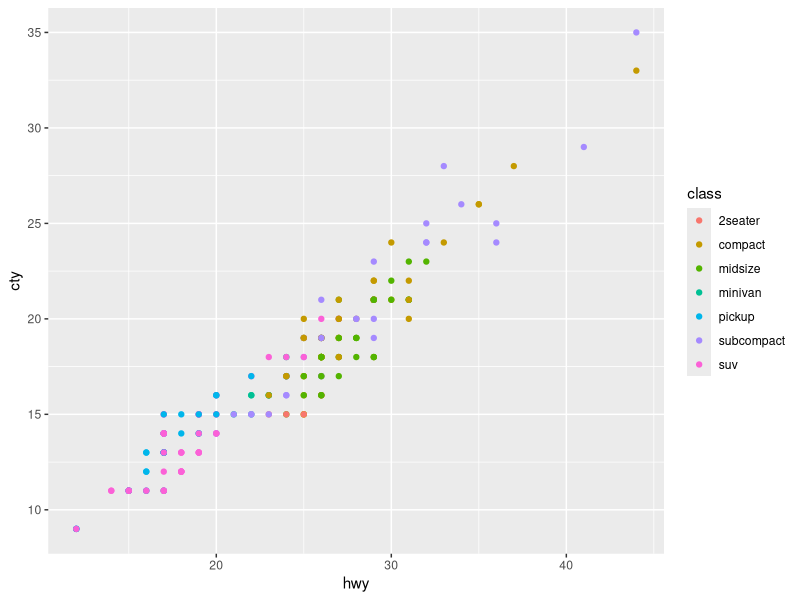

Source code (R):
## ---- chunk 1
#| label: setup
#| message: false

# load packages
library(ggplot2)

# load scripts


# global knitting options for code rendering
knitr::opts_chunk$set(
  dev = c("png", "pdf"), fig.keep = "all",
  dev.args = list(pdf = list(encoding = "WinAnsi", useDingbats = FALSE)),
  fig.path = sprintf("plots/%s_", gsub("\\.qmd", "", knitr::current_input()))
)
## ---- chunk 2
#| label: fig-example
#| fig-cap: Miles per gallon in city vs. highway driving for different car types.
#| fig-width: 7
#| fig-height: 3
ggplot(mpg) + 
  aes(x = hwy, y = cty, color = class) +
  geom_point()
## ---- chunk 3
#| label: tbl-example
#| tbl-cap: This is my happy table, even has a beautiful equation $x^2 - \alpha$ 
#| tbl-cap-location: top
knitr::kable(head(mpg))
